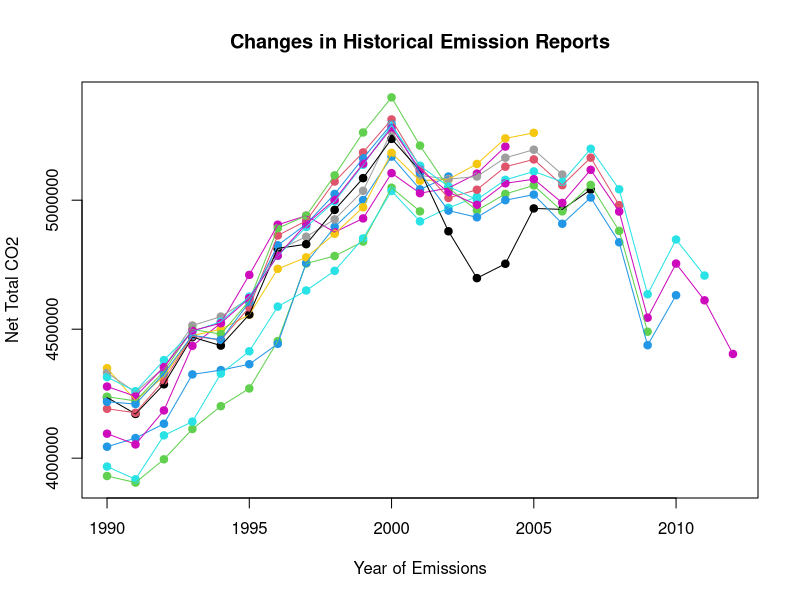
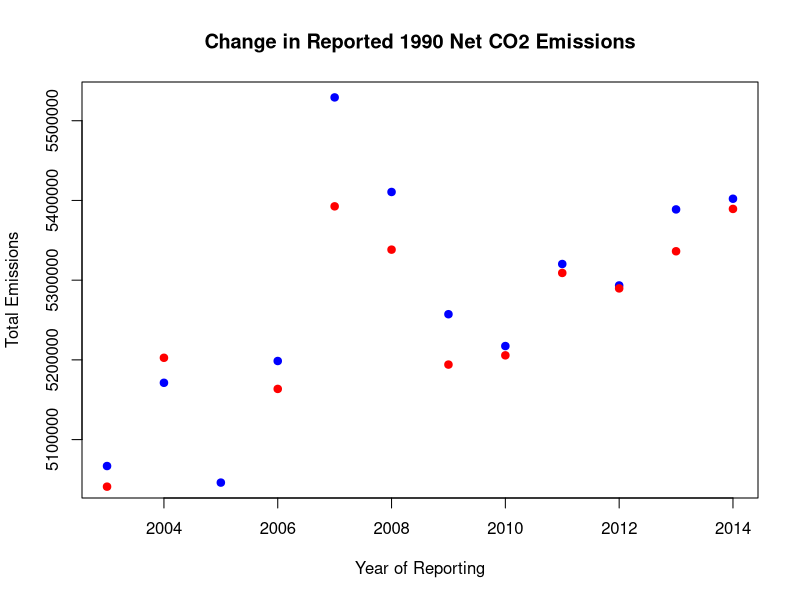

R code for these plots, in order:
#loading net report data from 2003-2014
#WILL NEED TO BE CHANGED DEPENDING ON .csv LOCATION
USA_NetTotals <- read.csv("./USA_NetTotals.csv")

#Year - year of emissions
#Reported - year reported
#CO2_LU - CO2 (carbon dioxide) emissions including LULUCF (land use, land use change, forestry)
#CO2 - CO2 emissions excluding LULUCF
#CH4_LU - CH4 (methane) emissions including LULUCF
#CH4 - CH4 emissions excluding LULUCF
#N2O_LU - N2O (nitrous oxide) emissions including LULUCF
#N2O - N2O emissions excluding LULUCF
#HFCs - HFC (hydrofluorocarbons) emissions
#PFCs - PFC (perfluorocarbons) emissions
#SF6 - SF6 (sulfur hexafluoride) emissions
#Total_LU - net emissions including LULUCF
#Total - net emissions excluding LULUCF
#ALL UNITS CO2 EQUIVALENT Gg
names(USA_NetTotals)
summary(USA_NetTotals)

#basic plot of net CO2 vs year vs year reported
plot(USA_NetTotals$Year, USA_NetTotals$CO2_LU, 
     col = USA_NetTotals$Reported,
     xlab = "Year of Emissions",
     ylab = "Net Total CO2",
     main = "Changes in Historical Emission Reports",
     pch = 19)

#splitting Report years into seperate data frames
lapply(split(USA_NetTotals, USA_NetTotals$Reported), 
       function(USA_Reported) { assign(paste0("USA_Reported", 
                                USA_Reported$Reported[1]), 
                                USA_Reported, pos= .GlobalEnv) })

#adding lines to plot
lines(USA_Reported2003$Year, USA_Reported2003$CO2_LU, col = 2003)
lines(USA_Reported2004$Year, USA_Reported2004$CO2_LU, col = 2004)
lines(USA_Reported2005$Year, USA_Reported2005$CO2_LU, col = 2005)
lines(USA_Reported2006$Year, USA_Reported2006$CO2_LU, col = 2006)
lines(USA_Reported2007$Year, USA_Reported2007$CO2_LU, col = 2007)
lines(USA_Reported2008$Year, USA_Reported2008$CO2_LU, col = 2008)
lines(USA_Reported2009$Year, USA_Reported2009$CO2_LU, col = 2009)
lines(USA_Reported2010$Year, USA_Reported2010$CO2_LU, col = 2010)
lines(USA_Reported2011$Year, USA_Reported2011$CO2_LU, col = 2011)
lines(USA_Reported2012$Year, USA_Reported2012$CO2_LU, col = 2012)
lines(USA_Reported2013$Year, USA_Reported2013$CO2_LU, col = 2013)
lines(USA_Reported2014$Year, USA_Reported2014$CO2_LU, col = 2014)

#mapping change in one variable (Total_LU) over time graphically
#plot of change in 1990 Total_LU numbers vs year reported
USA_Year1990 <- subset(USA_NetTotals, Year == 1990)
USA_Year1991 <- subset(USA_NetTotals, Year == 1991)
USA_Year2000 <- subset(USA_NetTotals, Year == 2000)
plot(unique(USA_NetTotals$Reported), USA_Year1990$Total_LU,
     main = "Change in Reported 1990 Net CO2 Emissions",
     ylab = "Total Emissions",
     xlab = "Year of Reporting",
     pch = 19,
     col = "blue")
points(unique(USA_NetTotals$Reported), USA_Year1991$Total_LU,
       pch = 19,
       col = "red") #adding points for 1990
points(unique(USA_NetTotals$Reported), USA_Year2000$Total_LU,
       pch = 19,
       col = "purple") #adding points for 2000
